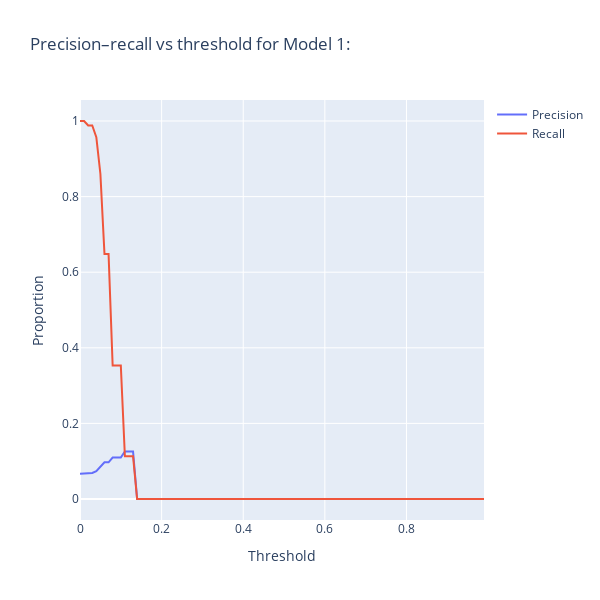

The notebook cell this image was saved under:
### Code cell
fig = go.Figure()
fig.add_trace(go.Scatter(name = 'Precision', x = thresholds, y = precs))
fig.add_trace(go.Scatter(name = 'Recall', x = thresholds, y = recs))
fig.update_xaxes(title="Threshold")
fig.update_yaxes(title="Proportion")
fig.update_layout(width=600, height=600, title_text='Precision–recall vs threshold for Model 1:')
